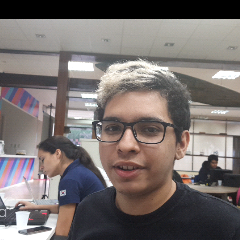
#> input picture image_to_crop.png, 240 x 240 px, given in place of teste.jpg, which was not available
$ jupyter execute 'Detectar face.ipynb'
#> lines starting #> are read from the running program, lines starting #| are printed output that depends on the picture; after the words box and inside, x2 and y2 are one past the last pixel; in counts of white or black regions, pixels touching at a corner belong together; pictures that were not available may be replaced by others from this repository, and a replacement may not be noted
[cell 1]
import cv2
import sys
import os


class FaceCropper(object):
    CASCADE_PATH = "haarcascade_frontalface_default.xml"

    def __init__(self):
        self.face_cascade = cv2.CascadeClassifier(self.CASCADE_PATH)

    def generate(self, image_path, show_result):
#> called with image_path = 'teste.jpg', show_result = True
        img = cv2.imread(image_path)
#> img is the input picture: shape (240, 240, 3); mean B, G, R 111.1, 112.8, 120.8
        if (img is None):
            print("Can't open image file")
            return 0

        #img = cv2.cvtColor(img, cv2.COLOR_BGR2GRAY)
        faces = self.face_cascade.detectMultiScale(img, 1.1, 3, minSize=(100, 100))
#> faces = [[76, 85, 108, 108]]
        if (faces is None):
            print('Failed to detect face')
            return 0

        if (show_result):
            for (x, y, w, h) in faces:
                cv2.rectangle(img, (x,y), (x+w, y+h), (255,0,0), 2)
#> this loop made 1 pass
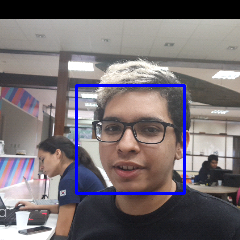
#> img: shape (240, 240, 3); 2.24% of pixels changed, all inside (x1, y1, x2, y2) = (75, 84, 186, 195)
            cv2.imshow('img', img)
            cv2.waitKey(0)
            cv2.destroyAllWindows()

        facecnt = len(faces)
#> facecnt = 1
        print("Detected faces: %d" % facecnt)
#| Detected faces: 1
        i = 0
        height, width = img.shape[:2]
#> height = 240; width = 240

        for (x, y, w, h) in faces:
            r = max(w, h) / 2
            centerx = x + w / 2
            centery = y + h / 2
            nx = int(centerx - r)
            ny = int(centery - r)
            nr = int(r * 2)

            faceimg = img[ny:ny+nr, nx:nx+nr]
            #lastimg = cv2.resize(faceimg, (32, 32))
            i += 1
            cv2.imwrite("image%d.png" % i, faceimg)
#> this loop made 1 pass
#> (x, y, w, h, r, centerx, centery, nx) on pass 1: (76, 85, 108, 108, 54, 130, 139, 76)
#> pass 1, in generate, `faceimg = img[ny:ny+nr, nx:nx+nr]`:
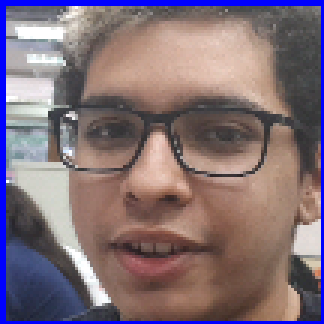
#> faceimg: shape (108, 108, 3) (shown 3 times larger); mean B, G, R 119.7, 111.4, 129.1
#> after the loop, i = 1


if __name__ == '__main__':
    """args = sys.argv
    argc = len(args)

    if (argc != 2):
        print('Usage: %s [image file]' % args[0])
        quit()"""

    detecter = FaceCropper()
    detecter.generate('teste.jpg', True)

$ run again, on image_to_crop.jpg
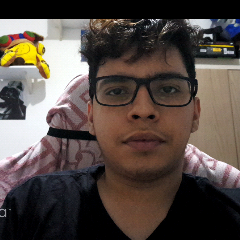
#> input picture image_to_crop.jpg, 240 x 240 px, given in place of teste.jpg, which was not available
#> in generate, img is the input picture: shape (240, 240, 3); mean B, G, R 69.1, 74.9, 85.8
#> faces = [[79, 42, 128, 128]]
#> the loop in generate, `for (x, y, w, h) in faces:` made 1 pass
#> after the loop in generate, `for (x, y, w, h) in faces:`:
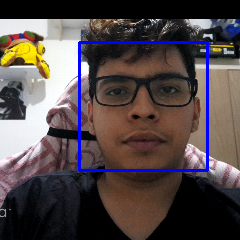
#> img: shape (240, 240, 3); 2.66% of pixels changed, all inside (x1, y1, x2, y2) = (78, 41, 209, 172)
#> facecnt = 1
#| Detected faces: 1
#> the loop in generate, `for (x, y, w, h) in faces:` made 1 pass
#> (x, y, w, h, r, centerx, centery, nx) on pass 1: (79, 42, 128, 128, 64, 143, 106, 79)
#> pass 1, in generate, `faceimg = img[ny:ny+nr, nx:nx+nr]`:
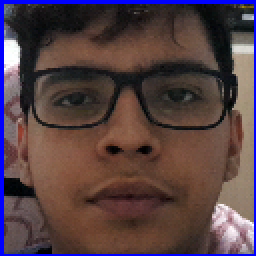
#> faceimg: shape (128, 128, 3) (shown 2 times larger); mean B, G, R 68.1, 64.5, 84.7

$ run again, on images/Kid.jpg
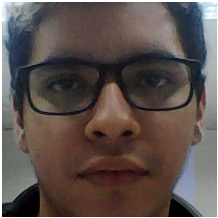
#> input picture images/Kid.jpg, 218 x 218 px, given in place of teste.jpg, which was not available
#> in generate, img is the input picture: shape (218, 218, 3); mean B, G, R 77.9, 81.9, 93.1
#> faces = [[16, 16, 191, 191]]
#> the loop in generate, `for (x, y, w, h) in faces:` made 1 pass
#> after the loop in generate, `for (x, y, w, h) in faces:`:
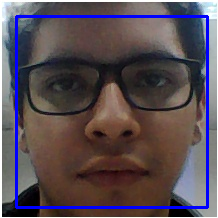
#> img: shape (218, 218, 3); 4.81% of pixels changed, all inside (x1, y1, x2, y2) = (15, 15, 209, 209)
#> facecnt = 1
#| Detected faces: 1
#> the loop in generate, `for (x, y, w, h) in faces:` made 1 pass
#> (x, y, w, h, r, centerx, centery, nx) on pass 1: (16, 16, 191, 191, 95.5, 111.5, 111.5, 16)
#> pass 1, in generate, `faceimg = img[ny:ny+nr, nx:nx+nr]`:
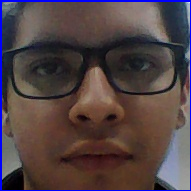
#> faceimg: shape (191, 191, 3); mean B, G, R 69.1, 66.3, 80.7
